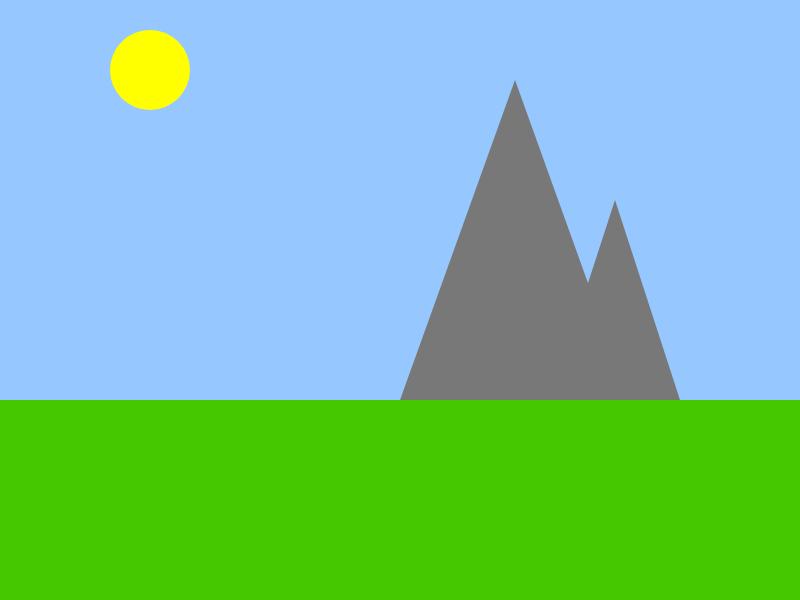
Frame 1 (no input)
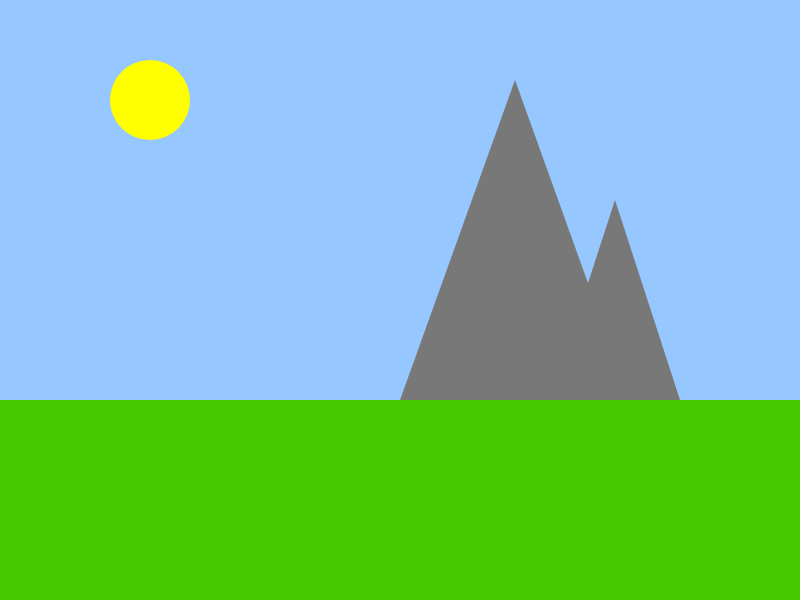
Frame 60 (no input)
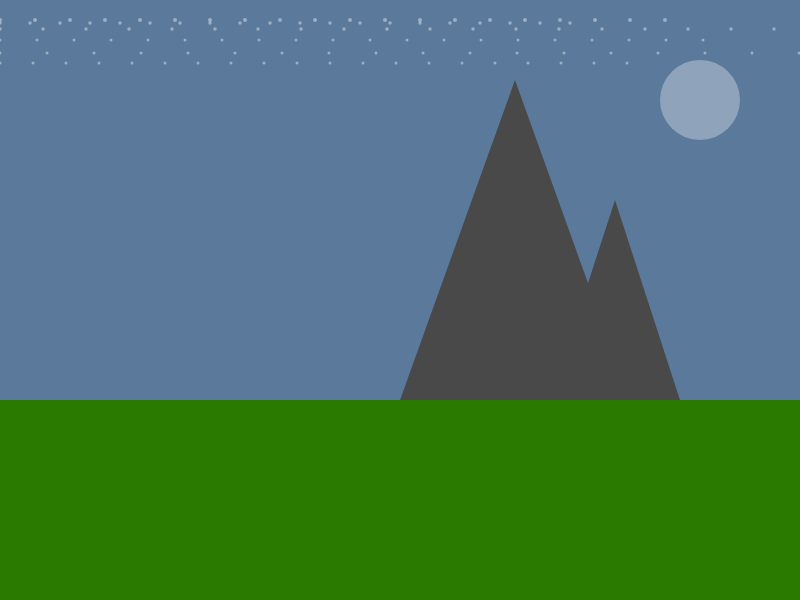
Frame 120 (the mouse pressed at the canvas centre since frame 60)

The p5.js sketch that drew these frames (run headless with seeded random() and noise() and a simulated clock; from frame 60 on, the mouse is pressed at the canvas centre):

// p5.js sketch
// ── sketch.js
var groundHeight;
var mountain1;
var mountain2;

var tree;

var moon;
var sun;
var darkness;

function setup()
{
	createCanvas(800, 600);
	//set the groundHeight proportional to the canvas size
	groundHeight = (height / 3) * 2;

	//initalise the mountain objects with properties to help draw them to the canvas
	mountain1 = {
		x: 400,
		y: groundHeight,
		height: 320,
		width: 230
	};
	mountain2 = {
		x: 550,
		y: groundHeight,
		height: 200,
		width: 130
	};

	

	//initalise the tree object
	tree = {
		x: 150,
		y: groundHeight + 20,
		trunkWidth: 40,
		trunkHeight: 150,
		canopyWidth: 120,
		canopyHeight: 100
	};


    //initalise the sun 
	sun = {
		x: 150,
		y: 70,
		diameter: 80,
	};
    
    //TASK: intialise a moon object with an extra property for brightness


	//set the initial darkness
	darkness = 0;

	
}



function draw()
{
	//TASK: update the values for the moons brightness, the sun's position and the darkness.
	//You can either map this to the mouse's location (i.e. the futher left the mouse is the more daylight) or you can just change the values gradually over time.


	//draw the sky
	background(150, 200, 255);
	noStroke();

	//draw the sun
	fill(255, 255, 0);
	ellipse(sun.x, sun.y, sun.diameter);
	sun.y = mouseX+100;
    
    //TASK: you'll need to draw the moon too. Make sure you use brightness to adjust the colour
	


	//draw the ground and make it green
	fill(70, 200, 0);
	rect(0, groundHeight, width, height - groundHeight);

	//draw the mountains
	fill(120);
	triangle(mountain1.x, mountain1.y,
		mountain1.x + mountain1.width, mountain1.y,
		mountain1.x + (mountain1.width / 2), mountain1.y - mountain1.height);

	triangle(mountain2.x, mountain2.y,
		mountain2.x + mountain2.width, mountain2.y,
		mountain2.x + (mountain2.width / 2), mountain2.y - mountain2.height);
    
    //TASK: You can draw the tree yourself
    

	//TASK: make the scene dark by drawing a rectangle that covers the whole canvas.
	//Use the alpha value of fill to determine how dark to make it
	fill(0,0,0,min(width,0.25*mouseX));
	rect(0,0,width,height);


	fill(255,255,255,0.25*mouseX);
	for(var i=0 ; i<20 ;i++){
		ellipse(35*i,20,4);
	}
	for(var i=0 ; i<20 ;i++){
		ellipse(30*i,23,3.5);
	}
	for(var i=0 ; i<20 ;i++){
		ellipse(43*i,29,3.5);
	}
	for(var i=0 ; i<20 ;i++){
		ellipse(37*i,40,3);
	}
	for(var i=0 ; i<20 ;i++){
		ellipse(47*i,53,3);
	}
	for(var i=0 ; i<20 ;i++){
		ellipse(33*i,63,3);
	}

	fill(255,255,255,0.2*mouseX);
	ellipse(700,100,80);
	
}
